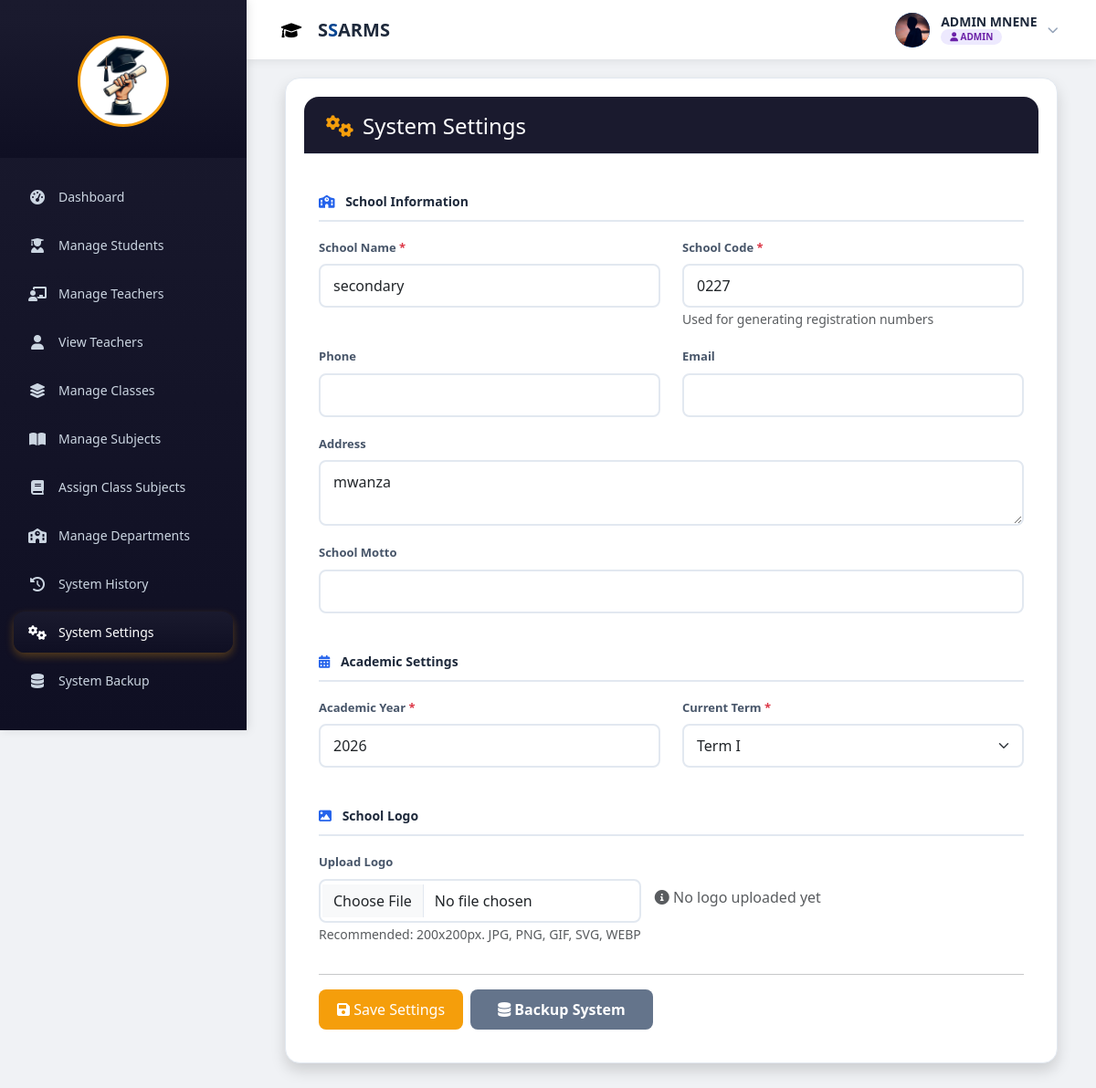
The app's page /admin/system_settings.php (signed in) with its own data.
### tables this page shows
CREATE TABLE `school_settings` (
  `id` int(11) NOT NULL AUTO_INCREMENT,
  `school_name` varchar(200) DEFAULT NULL,
  `school_code` varchar(10) DEFAULT NULL,
  `school_logo` varchar(255) DEFAULT NULL,
  `address` text DEFAULT NULL,
  `phone` varchar(20) DEFAULT NULL,
  `email` varchar(100) DEFAULT NULL,
  `motto` varchar(255) DEFAULT NULL,
  `current_academic_year` varchar(20) DEFAULT NULL,
  `current_term` varchar(20) DEFAULT NULL,
  `pass_mark` int(11) DEFAULT 50,
  PRIMARY KEY (`id`)
);

### admin/system_settings.php (the view, shortened to what this page needs)
<?php
require_once '../db.php';
$query = "SELECT * FROM school_settings LIMIT 1";
$result = mysqli_query($conn, $query);
$settings = mysqli_fetch_assoc($result);
?>
<!DOCTYPE html>
<html>
<head>
    <link href="https://cdn.jsdelivr.net/npm/bootstrap@5.3.3/dist/css/bootstrap.min.css" rel="stylesheet">
    <link rel="stylesheet" href="https://cdnjs.cloudflare.com/ajax/libs/font-awesome/6.0.0/css/all.min.css">
</head>
<body>
<div class="main-wrapper">
    <?php include 'admin_sidebar.php'; ?>
    <?php include '../auth/topbar.php'; ?>
    <div class="main-content">
        <div class="container">
            <div class="card shadow">
                <div class="card-header">
                    <h4><i class="fas fa-cogs"></i> System Settings</h4>
                </div>
                <div class="card-body">
                    <form method="POST" enctype="multipart/form-data">
                        <div class="row">
                            <div class="col-12">
                                <div class="section-title"><i class="fas fa-school"></i> School Information</div>
                            </div>
                            <div class="col-md-6 mb-3">
                                <label class="form-label">School Name <span class="text-danger">*</span></label>
                                <input type="text" name="school_name" class="form-control"
                                    value="<?php echo htmlspecialchars($settings['school_name'] ?? ''); ?>" required>
                            </div>
                            <div class="col-md-6 mb-3">
                                <label class="form-label">School Code <span class="text-danger">*</span></label>
                                <input type="text" name="school_code" class="form-control"
                                    value="<?php echo htmlspecialchars($settings['school_code'] ?? ''); ?>" required>
                                <small class="text-muted">Used for generating registration numbers</small>
                            </div>
                            <div class="col-md-6 mb-3">
                                <label class="form-label">Phone</label>
                                <input type="text" name="phone" class="form-control"
                                    value="<?php echo htmlspecialchars($settings['phone'] ?? ''); ?>">
                            </div>
                            <div class="col-md-6 mb-3">
                                <label class="form-label">Email</label>
                                <input type="email" name="email" class="form-control"
                                    value="<?php echo htmlspecialchars($settings['email'] ?? ''); ?>">
                            </div>
                            <div class="col-12 mb-3">
                                <label class="form-label">Address</label>
                                <textarea name="address" class="form-control" rows="2"><?php echo htmlspecialchars($settings['address'] ?? ''); ?></textarea>
                            </div>
                            <div class="col-12 mb-3">
                                <label class="form-label">School Motto</label>
                                <input type="text" name="motto" class="form-control"
                                    value="<?php echo htmlspecialchars($settings['motto'] ?? ''); ?>">
                            </div>
                            <div class="col-12 mt-3">
                                <div class="section-title"><i class="fas fa-calendar-alt"></i> Academic Settings</div>
                            </div>
                            <div class="col-md-6 mb-3">
                                <label class="form-label">Academic Year <span class="text-danger">*</span></label>
                                <input type="text" name="academic_year" class="form-control"
                                    value="<?php echo htmlspecialchars($settings['current_academic_year'] ?? date('Y')); ?>" required>
                            </div>
                            <div class="col-md-6 mb-3">
                                <label class="form-label">Current Term <span class="text-danger">*</span></label>
                                <select name="current_term" class="form-select">
                                    <option value="Term I" <?php echo (($settings['current_term'] ?? 'Term I') == "Term I") ? "selected" : ""; ?>>Term I</option>
                                </select>
                            </div>
                            <div class="col-12 mt-3">
                                <div class="section-title"><i class="fas fa-image"></i> School Logo</div>
                            </div>
                            <div class="col-12 mb-3">
                                <div class="logo-container">
                                    <div>
                                        <label class="form-label">Upload Logo</label>
                                        <input type="file" name="school_logo" class="form-control" accept="image/*" style="width: 100%; max-width: 400px;">
                                        <small class="text-muted">Recommended: 200x200px. JPG, PNG, GIF, SVG, WEBP</small>
                                    </div>
                                    <?php if (!empty($settings['school_logo']) && file_exists("../uploads/logo/" . $settings['school_logo'])): ?>
                                        <div>
                                            <img src="../uploads/logo/<?php echo $settings['school_logo']; ?>"
                                                 width="100" class="img-thumbnail">
                                            <br>
                                            <a href="?remove_logo=1" class="btn btn-danger btn-sm mt-2" onclick="return confirm('Remove logo?')">
                                                <i class="fas fa-trash"></i> Remove Logo
                                            </a>
                                        </div>
                                    <?php else: ?>
                                        <div class="text-muted">
                                            <i class="fas fa-info-circle"></i> No logo uploaded yet
                                        </div>
                                    <?php endif; ?>
                                </div>
                            </div>
                        </div>
                        <hr>
                        <div class="d-flex gap-2 flex-wrap">
                            <button class="btn btn-primary" name="save_settings">
                                <i class="fas fa-save"></i> Save Settings
                            </button>
                            <a href="system_backup.php" class="btn btn-secondary">
                                <i class="fas fa-database"></i> Backup System
                            </a>
                        </div>
                    </form>
                </div>
            </div>
        </div>
    </div>
</div>
</body>
</html>

### admin/system_settings.php (style rules this page uses)
body { background: #f1f5f9; font-family: 'Segoe UI', Tahoma, sans-serif; }
.main-wrapper { display: flex; min-height: 100vh; }
.main-content { flex: 1; margin-left: 270px; padding: 85px 30px 30px; }
.container { max-width: 1200px; margin: 0 auto; }
.card { border: none; border-radius: 16px; box-shadow: 0 1px 3px rgba(0,0,0,0.08); }
.card-header { background: #1a1a2e !important; border-radius: 16px 16px 0 0 !important; padding: 18px 24px; }
.card-header h4 { margin: 0; display: flex; align-items: center; gap: 10px; color: white; }
.card-header h4 i { color: #f59e0b; }
.form-label { font-weight: 600; font-size: 13px; color: #475569; }
.form-control, .form-select { border: 2px solid #e2e8f0; border-radius: 8px; padding: 10px 14px; }
.btn-primary { background: #2563eb; border: none; padding: 10px 30px; font-weight: 600; border-radius: 8px; }
.btn-secondary { background: #64748b; border: none; padding: 10px 30px; font-weight: 600; border-radius: 8px; color: white; }
.section-title { font-size: 14px; font-weight: 700; color: #1e293b; padding: 10px 0; border-bottom: 2px solid #e2e8f0; margin-bottom: 15px; }
.section-title i { color: #2563eb; margin-right: 8px; }
.logo-container { display: flex; align-items: center; gap: 15px; flex-wrap: wrap; }

### admin/admin_sidebar.php (style rules this page uses)
* { margin: 0; padding: 0; box-sizing: border-box; }
body { font-family: 'Segoe UI', Arial, sans-serif; background: #f0f2f5; }
.main-content { margin-left: 270px; transition: 0.3s; }
.btn-primary { background: #f59e0b; color: white; border: none; padding: 10px 20px; border-radius: 8px; cursor: pointer; font-weight: 500; transition: all 0.3s ease; }
.card { background: white; border-radius: 16px; box-shadow: 0 1px 3px rgba(0,0,0,0.1); padding: 20px; margin-bottom: 20px; border: 1px solid #e2e8f0; }
.card-header { border-bottom: 1px solid #e2e8f0; padding-bottom: 15px; margin-bottom: 15px; font-weight: 600; color: #1e293b; }
input, select, textarea { border: 1px solid #cbd5e1; border-radius: 8px; padding: 10px 12px; width: 100%; font-family: inherit; transition: all 0.3s ease; }

### records on screen
school_settings: school_name "secondary", school_code "0227", address "mwanza", academic_year "2026", current_term "Term I"

### other values on screen
$full_name "ADMIN MNENE"
$user_role "ADMIN"
